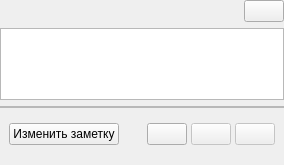
                                      <widget class="QWidget" name="pg_noteWidget">
                                       <property name="geometry">
                                        <rect>
                                         <x>0</x>
                                         <y>0</y>
                                         <width>284</width>
                                         <height>165</height>
                                        </rect>
                                       </property>
                                       <layout class="QVBoxLayout" name="verticalLayout_8">
                                        <property name="leftMargin">
                                         <number>0</number>
                                        </property>
                                        <property name="topMargin">
                                         <number>0</number>
                                        </property>
                                        <property name="rightMargin">
                                         <number>0</number>
                                        </property>
                                        <item alignment="Qt::AlignRight">
                                         <widget class="QPushButton" name="pg_noteHideBtn">
                                          <property name="cursor">
                                           <cursorShape>PointingHandCursor</cursorShape>
                                          </property>
                                          <property name="text">
                                           <string/>
                                          </property>
                                          <property name="icon">
                                           <iconset resource="resources.qrc">
                                            <normaloff>:/icons/images/icons/icon_minimize.png</normaloff>:/icons/images/icons/icon_minimize.png</iconset>
                                          </property>
                                         </widget>
                                        </item>
                                        <item>
                                         <widget class="QTextEdit" name="pg_textEdit">
                                          <property name="enabled">
                                           <bool>true</bool>
                                          </property>
                                          <property name="sizePolicy">
                                           <sizepolicy hsizetype="Expanding" vsizetype="Expanding">
                                            <horstretch>0</horstretch>
                                            <verstretch>0</verstretch>
                                           </sizepolicy>
                                          </property>
                                         </widget>
                                        </item>
                                        <item>
                                         <widget class="QFrame" name="pg_noteBorder">
                                          <property name="minimumSize">
                                           <size>
                                            <width>0</width>
                                            <height>2</height>
                                           </size>
                                          </property>
                                          <property name="maximumSize">
                                           <size>
                                            <width>16777215</width>
                                            <height>2</height>
                                           </size>
                                          </property>
                                          <property name="frameShape">
                                           <enum>QFrame::StyledPanel</enum>
                                          </property>
                                          <property name="frameShadow">
                                           <enum>QFrame::Raised</enum>
                                          </property>
                                         </widget>
                                        </item>
                                        <item alignment="Qt::AlignBottom">
                                         <widget class="QFrame" name="horizontalFrame">
                                          <layout class="QHBoxLayout" name="horizontalLayout_12">
                                           <item alignment="Qt::AlignLeft">
                                            <widget class="QPushButton" name="pg_noteChangeBtn">
                                             <property name="font">
                                              <font>
                                               <pointsize>9</pointsize>
                                              </font>
                                             </property>
                                             <property name="cursor">
                                              <cursorShape>PointingHandCursor</cursorShape>
                                             </property>
                                             <property name="text">
                                              <string>Изменить заметку</string>
                                             </property>
                                             <property name="icon">
                                              <iconset resource="resources.qrc">
                                               <normaloff>:/icons/images/icons/icon_edit.png</normaloff>:/icons/images/icons/icon_edit.png</iconset>
                                             </property>
                                            </widget>
                                           </item>
                                           <item alignment="Qt::AlignRight">
                                            <widget class="QFrame" name="pg_noteRechangeFrame">
                                             <property name="enabled">
                                              <bool>true</bool>
                                             </property>
                                             <layout class="QHBoxLayout" name="horizontalLayout_6">
                                              <property name="spacing">
                                               <number>4</number>
                                              </property>
                                              <property name="leftMargin">
                                               <number>0</number>
                                              </property>
                                              <property name="topMargin">
                                               <number>0</number>
                                              </property>
                                              <property name="rightMargin">
                                               <number>0</number>
                                              </property>
                                              <property name="bottomMargin">
                                               <number>0</number>
                                              </property>
                                              <item>
                                               <widget class="QPushButton" name="pg_doneBtn">
                                                <property name="enabled">
                                                 <bool>true</bool>
                                                </property>
                                                <property name="cursor">
                                                 <cursorShape>PointingHandCursor</cursorShape>
                                                </property>
                                                <property name="text">
                                                 <string/>
                                                </property>
                                                <property name="icon">
                                                 <iconset resource="resources.qrc">
                                                  <normaloff>:/icons/images/icons/icon_done.png</normaloff>:/icons/images/icons/icon_done.png</iconset>
                                                </property>
                                               </widget>
                                              </item>
                                              <item>
                                               <widget class="QPushButton" name="pg_undoBtn">
                                                <property name="enabled">
                                                 <bool>false</bool>
                                                </property>
                                                <property name="cursor">
                                                 <cursorShape>PointingHandCursor</cursorShape>
                                                </property>
                                                <property name="text">
                                                 <string/>
                                                </property>
                                                <property name="icon">
                                                 <iconset resource="resources.qrc">
                                                  <normaloff>:/icons/images/icons/icon_undo.png</normaloff>:/icons/images/icons/icon_undo.png</iconset>
                                                </property>
                                               </widget>
                                              </item>
                                              <item>
                                               <widget class="QPushButton" name="pg_redoBtn">
                                                <property name="enabled">
                                                 <bool>false</bool>
                                                </property>
                                                <property name="cursor">
                                                 <cursorShape>PointingHandCursor</cursorShape>
                                                </property>
                                                <property name="text">
                                                 <string/>
                                                </property>
                                                <property name="icon">
                                                 <iconset resource="resources.qrc">
                                                  <normaloff>:/icons/images/icons/icon_redo.png</normaloff>:/icons/images/icons/icon_redo.png</iconset>
                                                </property>
                                               </widget>
                                              </item>
                                             </layout>
                                            </widget>
                                           </item>
                                          </layout>
                                         </widget>
                                        </item>
                                       </layout>
                                      </widget>
